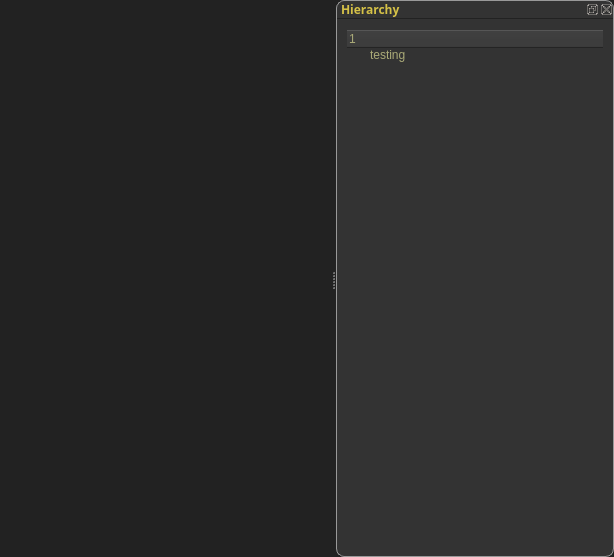
<?xml version="1.0" encoding="UTF-8"?>
<ui version="4.0">
 <class>MainWindow</class>
 <widget class="QMainWindow" name="MainWindow">
  <property name="enabled">
   <bool>true</bool>
  </property>
  <property name="geometry">
   <rect>
    <x>0</x>
    <y>0</y>
    <width>614</width>
    <height>557</height>
   </rect>
  </property>
  <property name="windowTitle">
   <string>rgQt</string>
  </property>
  <property name="styleSheet">
   <string notr="true">background-color: #222222;</string>
  </property>
  <widget class="QWidget" name="centralWidget">
   <property name="maximumSize">
    <size>
     <width>973</width>
     <height>757</height>
    </size>
   </property>
   <property name="autoFillBackground">
    <bool>false</bool>
   </property>
   <property name="styleSheet">
    <string notr="true"/>
   </property>
   <layout class="QGridLayout" name="gridLayout">
    <item row="0" column="0">
     <widget class="GLWidget" name="glScene" native="true">
      <property name="autoFillBackground">
       <bool>false</bool>
      </property>
     </widget>
    </item>
   </layout>
  </widget>
  <widget class="QDockWidget" name="dockWidget">
   <property name="minimumSize">
    <size>
     <width>150</width>
     <height>118</height>
    </size>
   </property>
   <property name="font">
    <font>
     <family>Roboto Lt</family>
     <pointsize>-1</pointsize>
     <weight>75</weight>
     <italic>false</italic>
     <bold>true</bold>
    </font>
   </property>
   <property name="styleSheet">
    <string notr="true">QDockWidget{
font-family: &quot;Roboto Lt&quot;;
font-size: 12px;
font: bold;
color:#D5C147;
}
 QDockWidget::title {
text-align: left;
background-color: #333333;
border: 1px solid #999999;
border-top-right-radius: 8px;
border-top-left-radius: 8px;
border-bottom: 1px solid #222222;
}


</string>
   </property>
   <property name="windowTitle">
    <string>Hierarchy</string>
   </property>
   <attribute name="dockWidgetArea">
    <number>2</number>
   </attribute>
   <widget class="QWidget" name="dockWidgetContents">
    <property name="styleSheet">
     <string notr="true">QWidget {
border: 1px solid #999999;
border-top: none;
background-color: #333333;
border-bottom-right-radius: 8px;
border-bottom-left-radius: 8px;
}
</string>
    </property>
    <layout class="QVBoxLayout" name="verticalLayout">
     <item>
      <widget class="QTreeWidget" name="treeWidget">
       <property name="styleSheet">
        <string notr="true">border: 0;
color:#AAAA77


</string>
       </property>
       <column>
        <property name="text">
         <string>1</string>
        </property>
       </column>
       <item>
        <property name="text">
         <string>testing</string>
        </property>
       </item>
      </widget>
     </item>
    </layout>
   </widget>
  </widget>
 </widget>
 <layoutdefault spacing="6" margin="11"/>
 <customwidgets>
  <customwidget>
   <class>GLWidget</class>
   <extends>QWidget</extends>
   <header location="global">glwidget.h</header>
   <container>1</container>
  </customwidget>
 </customwidgets>
 <resources/>
 <connections/>
</ui>
